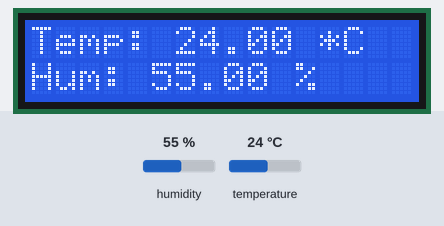
The sketch below on a simulated Arduino Uno, built with avr-gcc and run on an emulated ATmega328P. Shown: 16×2 character LCD. The inputs (shaded band) are chosen by the test bench; at power-on: humidity 55 %, temperature 24 °C.

Above: at 1.2 s.
1.3 s: humidity set to 22 %
At 7.1 s:
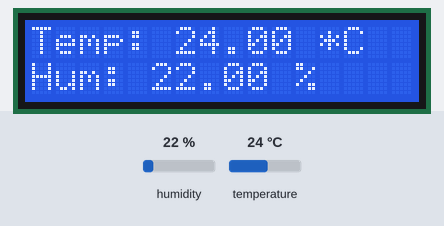
7.6 s: temperature set to 12 °C
At 12.3 s:
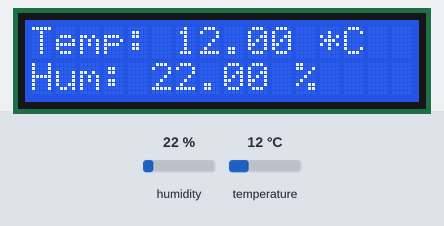
13.8 s: humidity set to 40 %
At 17.6 s:
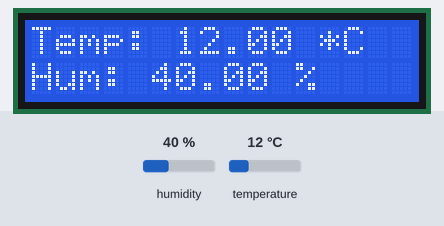
20.0 s: temperature set to 19 °C
At 24.1 s:
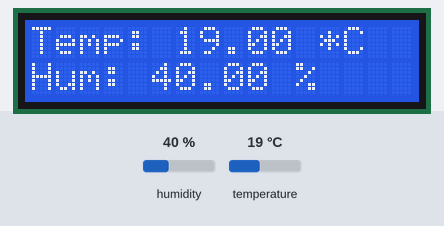
Timing chart, 0 to 25.6 s (numbered marks = the images above; inputs shaded):
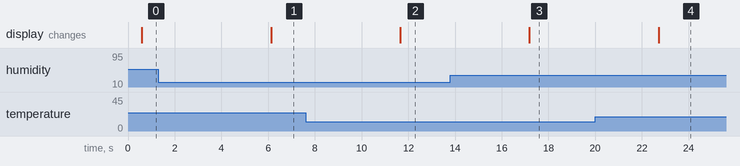

The sketch:

Source_Code.ino
```cpp
/*  DHT11 Sensor With LCD
 *
 *  GitHub URL - https://github.com/narayanvyas/Arduino-DHT11-Sensor-With-LCD
 *
 *  Developed By Web Dev Fusion
 *  URL - https://www.webdevfusion.com
 *
 * Components
 * ----------
 *  - Arduino Uno
 *  - 10KOhm potentiometer
 *  - DHT11
 *  - 16x2 LCD Screen
 *  - 4.7k Resistor
 *  - jumper wires
 *  - Breadboard
 *
 *  Libraries
 *  ---------
 *  - LiquidCrystal (comes with Arduino IDE)
 *  - Unified Sensor - https://github.com/adafruit/Adafruit_Sensor
 *
 * Connections
 * -----------
 *  LCD screen    |    Arduino Uno
 *  -----------------------------
 *      1  (Vss)  |      GND
 *      2  (Vdd)  |      5V
 *      3  (VO)   |      Potentiometer
 *      4  (RS)   |      12
 *      5  (RW)   |      GND
 *      6  (E)    |      11
 *      7  (D0)   |      Not connected
 *      8  (D1)   |      Not connected
 *      9  (D2)   |      Not connected
 *      10 (D3)   |      Not connected
 *      11 (D4)   |      5
 *      12 (D5)   |      4
 *      13 (D6)   |      3
 *      14 (D7)   |      2
 *      15 (A)    |      5V
 *      16 (K)    |      GND
 *
 *      DHT       |    Arduino Uno
 *  -----------------------------
 *      1         |      5V  (Left Pin Number 1)
 *      2         |      13 (Digital Pin 13 On Arduino)
 *      3         |      Unplugged
 *      4         |      GND
 *
 * For the potentiometer, connect the middle pin
 * to pin 3 (V0) of the display. The other two, connect
 * to 5V and GND. It doesn't matter which pin goes to
 * 5V and to GND.
 *
 * For the DHT22:
 *
 *  * Hold the sensor so that the grill is towards you. Here are the connections
 *
 *     -----------
 *     | - |  -  |
 *     | - |  -  |
 *     | - |  -  |
 *     | - |  -  |
 *     -----------
 *     |  |  |  |
 *     |  |  |  |
 *     |  |  |  |
 *     |  |  |  |
 *    5V  2     GND
 *      data
 *
 * Other information
 * -----------------
 *  For information on the LiquidCrystal library: https://www.arduino.cc/en/Reference/LiquidCrystal
 *
 */

#include <LiquidCrystal.h>
#include "DHT.h"

#define DHTPIN 13     // what pin we're connected to
#define DHTTYPE DHT11   // DHT 11  (AM2302)
DHT dht(DHTPIN, DHTTYPE);

// initialize the library with the numbers of the interface pins
LiquidCrystal lcd(12, 11, 5, 4, 3, 2);

void setup() {
  // set up the LCD's number of columns and rows:
  lcd.begin(16, 2);
  // Print a message to the LCD.
  lcd.print("DHT11 Sensor");
  dht.begin();
}

void loop() {
  float h = dht.readHumidity();
  float t = dht.readTemperature();
  delay(500);
  // check if returns are valid, if they are NaN (not a number) then something went wrong!
  if (isnan(t) || isnan(h)) {
    lcd.clear();
    lcd.setCursor(0, 0);
    lcd.print("Waiting...");
    lcd.setCursor(0, 1);
    lcd.print("from DHT");

  } else {
    lcd.clear();
    lcd.setCursor(0, 0);

    lcd.print("Temp: ");
    lcd.print(t);
    lcd.print(" *C");
    lcd.setCursor(0, 1);
    lcd.print("Hum: ");
    lcd.print(h);
    lcd.print(" %");
    delay(5000);
  }
}
```

Measured:
- after the input at 1.3 s, the display: changes after 4.8 s (image 1)
- after the input at 7.6 s, the display: changes after 4.1 s (image 2)
- after the input at 13.8 s, the display: changes after 3.4 s (image 3)
- after the input at 20.0 s, the display: changes after 2.7 s (image 4)
